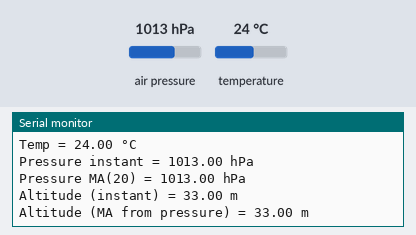
Simulated run of this sketch. Board: ESP32. Parts: the last lines printed to the serial monitor. Inputs (shaded band) come from the test bench; at power-on: air pressure 1013 hPa, temperature 24 °C.

Above: at 1.3 s.
1.4 s: air pressure set to 952 hPa
At 1.61 s:
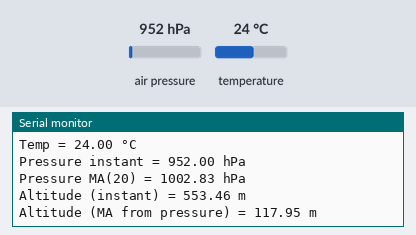
2.9 s: temperature set to 12 °C
At 2.91 s:
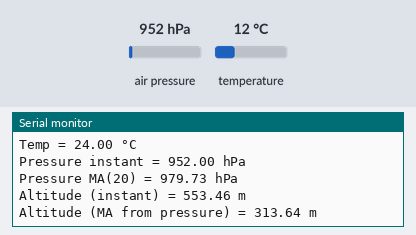
4.4 s: air pressure set to 975 hPa
At 4.48 s:
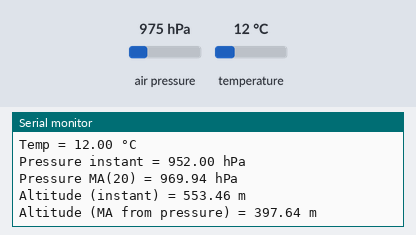
Timing chart, 0 to 7.4 s (numbered marks = the images above; inputs shaded):
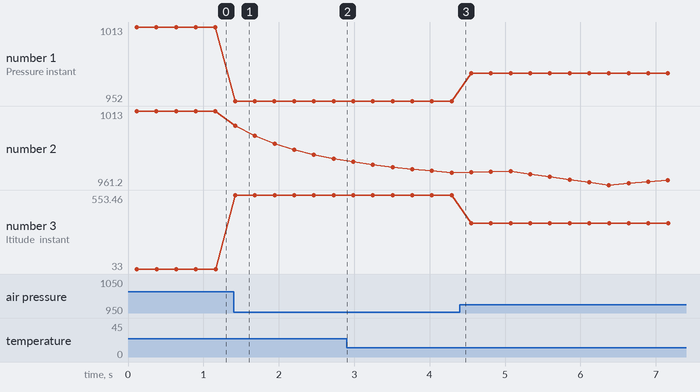

Measured:
- after the input at 1.4 s, the serial monitor: prints a new line at once (image 1)
- plotted number 1: 1013 → 952 after the input at 1.4 s, 952 → 975 after the input at 4.4 s
- plotted number 2: 1013 → 979.73 after the input at 1.4 s, 969.94 → 975 after the input at 4.4 s
- plotted number 3: 33 → 553.46 after the input at 1.4 s, 553.46 → 354.13 after the input at 4.4 s

The sketch:

barometer.ino
```cpp
#include <Arduino.h>
#include <Wire.h>
#include <Adafruit_BMP280.h>

// ---------- Sensor & I2C ----------
Adafruit_BMP280 bmp;         // I2C interface
static const int I2C_SDA = 21;
static const int I2C_SCL = 22;

// ---------- Calibration (manual input) ----------
const float KNOWN_ALTITUDE_M = 33;   // <-- set your true elevation (meters)
float seaLevel_hPa = 1013.25;          // will be recalculated in setup()

// ---------- Moving Average Settings ----------
const uint16_t MA_WINDOW = 20;         // number of samples in the moving average
float pBuf_hPa[MA_WINDOW];
uint16_t pIdx = 0;
uint16_t pCount = 0;
double   pSum_hPa = 0.0;

// Update the rolling average buffer (pressure in hPa)
float updatePressureMA(float p_hPa) {
  if (pCount < MA_WINDOW) {
    // growing phase
    pBuf_hPa[pCount++] = p_hPa;
    pSum_hPa += p_hPa;
  } else {
    // steady-state: subtract the old, add the new
    pSum_hPa -= pBuf_hPa[pIdx];
    pBuf_hPa[pIdx] = p_hPa;
    pSum_hPa += p_hPa;

    pIdx++;
    if (pIdx >= MA_WINDOW) pIdx = 0;
  }
  return (float)(pSum_hPa / pCount);
}

void setup() {
  Serial.begin(115200);
  delay(100);
  Serial.println(F("\nESP32 + BMP280 (manual altitude calibration + moving average)"));

  Wire.begin(I2C_SDA, I2C_SCL);

  // Try to initialize BMP280 (try 0x77 if your board uses that)
  if (!bmp.begin(0x76)) {
    Serial.println(F("Could not find a valid BMP280 sensor at 0x76. Try 0x77 or check wiring!"));
    while (1) delay(10);
  }

  // Sensor configuration (feel free to tweak)
  bmp.setSampling(Adafruit_BMP280::MODE_NORMAL,
                  Adafruit_BMP280::SAMPLING_X2,     // temperature oversampling
                  Adafruit_BMP280::SAMPLING_X16,    // pressure oversampling
                  Adafruit_BMP280::FILTER_X16,      // IIR filter
                  Adafruit_BMP280::STANDBY_MS_63);  // standby

  Serial.println(F("BMP280 initialized. Calibrating sea-level pressure..."));

  // ---- Manual altitude calibration: compute sea-level pressure from your known altitude
  float P_hPa_now = bmp.readPressure() / 100.0F;             // Pa -> hPa
  seaLevel_hPa = bmp.seaLevelForAltitude(KNOWN_ALTITUDE_M, P_hPa_now);

  Serial.print(F("Known altitude: "));
  Serial.print(KNOWN_ALTITUDE_M);
  Serial.println(F(" m"));

  Serial.print(F("Calibrated sea-level pressure: "));
  Serial.print(seaLevel_hPa, 2);
  Serial.println(F(" hPa\n"));
}

void loop() {
  // Read current values
  float T_C   = bmp.readTemperature();
  float P_hPa = bmp.readPressure() / 100.0F;  // Pa -> hPa

  // Update moving average of pressure
  float P_ma_hPa = updatePressureMA(P_hPa);

  // Compute altitude from averaged pressure
  float alt_ma_m = bmp.readAltitude(seaLevel_hPa); // uses internal formula with current P
  // But we want altitude from *averaged* pressure:
  // Adafruit helper uses internal pressure, so use the standard barometric formula here:
  // h = 44330 * (1 - (P / P0)^(0.1903))
  float alt_from_ma_m = 44330.0f * (1.0f - powf(P_ma_hPa / seaLevel_hPa, 0.1903f));

  // --- Output ---
  Serial.print(F("Temp = ")); Serial.print(T_C); Serial.println(F(" °C"));

  Serial.print(F("Pressure instant = ")); Serial.print(P_hPa); Serial.println(F(" hPa"));
  Serial.print(F("Pressure MA(")); Serial.print(MA_WINDOW); Serial.print(F(") = "));
  Serial.print(P_ma_hPa); Serial.println(F(" hPa"));

  Serial.print(F("Altitude (instant) = "));
  Serial.print(alt_ma_m); Serial.println(F(" m"));

  Serial.print(F("Altitude (MA from pressure) = "));
  Serial.print(alt_from_ma_m); Serial.println(F(" m"));

  Serial.println();
  delay(250);  // sample rate; adjust to taste
}
```
